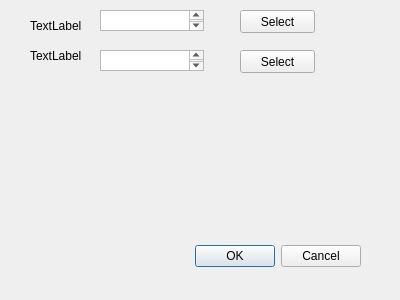
<?xml version="1.0" encoding="UTF-8"?>
<ui version="4.0">
 <class>Dialog</class>
 <widget class="QDialog" name="Dialog">
  <property name="geometry">
   <rect>
    <x>0</x>
    <y>0</y>
    <width>400</width>
    <height>300</height>
   </rect>
  </property>
  <property name="windowTitle">
   <string>Dialog</string>
  </property>
  <widget class="QDialogButtonBox" name="buttonBox">
   <property name="geometry">
    <rect>
     <x>20</x>
     <y>240</y>
     <width>341</width>
     <height>32</height>
    </rect>
   </property>
   <property name="orientation">
    <enum>Qt::Horizontal</enum>
   </property>
   <property name="standardButtons">
    <set>QDialogButtonBox::Cancel|QDialogButtonBox::Ok</set>
   </property>
  </widget>
  <widget class="QLabel" name="label">
   <property name="geometry">
    <rect>
     <x>30</x>
     <y>20</y>
     <width>54</width>
     <height>12</height>
    </rect>
   </property>
   <property name="text">
    <string>TextLabel</string>
   </property>
  </widget>
  <widget class="QLabel" name="label_2">
   <property name="geometry">
    <rect>
     <x>30</x>
     <y>50</y>
     <width>54</width>
     <height>12</height>
    </rect>
   </property>
   <property name="text">
    <string>TextLabel</string>
   </property>
  </widget>
  <widget class="QTextEdit" name="textEdit">
   <property name="geometry">
    <rect>
     <x>100</x>
     <y>10</y>
     <width>104</width>
     <height>21</height>
    </rect>
   </property>
   <property name="lineWidth">
    <number>1</number>
   </property>
  </widget>
  <widget class="QTextEdit" name="textEdit_2">
   <property name="geometry">
    <rect>
     <x>100</x>
     <y>50</y>
     <width>104</width>
     <height>21</height>
    </rect>
   </property>
   <property name="lineWidth">
    <number>1</number>
   </property>
  </widget>
  <widget class="QPushButton" name="pushButton">
   <property name="geometry">
    <rect>
     <x>240</x>
     <y>10</y>
     <width>75</width>
     <height>23</height>
    </rect>
   </property>
   <property name="text">
    <string>Select</string>
   </property>
  </widget>
  <widget class="QPushButton" name="pushButton_2">
   <property name="geometry">
    <rect>
     <x>240</x>
     <y>50</y>
     <width>75</width>
     <height>23</height>
    </rect>
   </property>
   <property name="text">
    <string>Select</string>
   </property>
  </widget>
 </widget>
 <resources/>
 <connections>
  <connection>
   <sender>buttonBox</sender>
   <signal>accepted()</signal>
   <receiver>Dialog</receiver>
   <slot>accept()</slot>
   <hints>
    <hint type="sourcelabel">
     <x>248</x>
     <y>254</y>
    </hint>
    <hint type="destinationlabel">
     <x>157</x>
     <y>274</y>
    </hint>
   </hints>
  </connection>
  <connection>
   <sender>buttonBox</sender>
   <signal>rejected()</signal>
   <receiver>Dialog</receiver>
   <slot>reject()</slot>
   <hints>
    <hint type="sourcelabel">
     <x>316</x>
     <y>260</y>
    </hint>
    <hint type="destinationlabel">
     <x>286</x>
     <y>274</y>
    </hint>
   </hints>
  </connection>
 </connections>
</ui>
